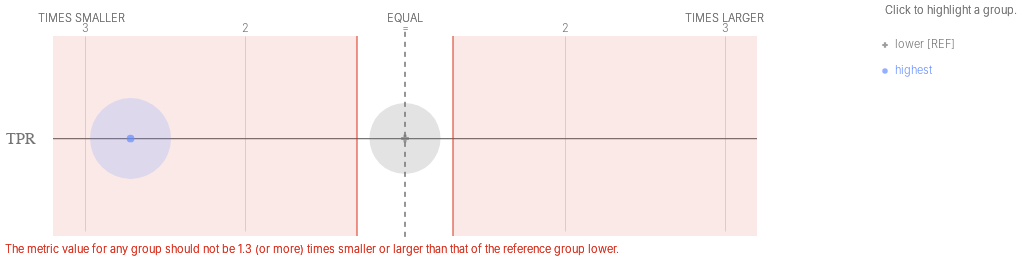

Notebook code cell kept with this figure:
### Code cell
ap.disparities(bdf, metrics, 'poverty_level', fairness_threshold = 1.30)

### Figure 1 — Vega-Lite specification as saved in the notebook (floating-point values rounded to 4 significant figures)
{"config": {"view": {"continuousWidth": 400, "continuousHeight": 300, "strokeWidth": 0}, "axisLeft": {"labelColor": "rgb(117,117,117)", "labelFont": "Helvetica", "labelFontSize": 16}}, "layer": [{"data": {"name": "data-b3bcfd1decd67fb31f95ea5e1bcd9e64"}, "mark": {"type": "rule", "stroke": "rgb(117,117,117)", "strokeWidth": 1.25, "tooltip": ""}, "encoding": {"x": {"type": "quantitative", "field": "x", "scale": {"domain": [-2, 2], "range": [80.0, 720.0]}}, "x2": {"field": "x2"}, "y": {"type": "nominal", "axis": {"domain": false, "labelAngle": 0, "labelPadding": -30, "orient": "left", "ticks": false, "title": ""}, "field": "metric", "scale": {"domain": ["TPR"], "range": [30, 225.0]}}}}, {"data": {"name": "data-79dd248bdaa0ea02c535240e8ad022c8"}, "mark": {"type": "rule", "stroke": "rgb(117,117,117)", "strokeDash": [5, 5], "strokeWidth": 1}, "encoding": {"tooltip": {"value": "lower [REF]"}, "x": {"value": 400.0}, "y": {"value": 20.83}, "y2": {"value": 229.2}}}, {"data": {"name": "data-bf3bbf11504879c3d6556966f4853596"}, "mark": {"type": "text", "align": "center", "color": "rgb(117,117,117)", "font": "Helvetica", "fontSize": 11, "fontWeight": 300, "tooltip": ""}, "encoding": {"text": {"type": "nominal", "field": "label"}, "x": {"type": "quantitative", "field": "value", "scale": {"domain": [-2, 2], "range": [80.0, 720.0]}}, "y": {"value": 17.5}}}, {"layer": [{"mark": {"type": "text", "align": "right", "fill": "rgb(117,117,117)", "font": "Helvetica", "fontSize": 11, "fontWeight": 300, "tooltip": ""}, "encoding": {"text": {"value": "TIMES SMALLER"}, "x": {"value": 120.0}, "y": {"value": 7.5}}}, {"mark": {"type": "text", "align": "left", "fill": "rgb(117,117,117)", "font": "Helvetica", "fontSize": 11, "fontWeight": 300, "tooltip": ""}, "encoding": {"text": {"value": "TIMES LARGER"}, "x": {"value": 680.0}, "y": {"value": 7.5}}}, {"mark": {"type": "text", "align": "center", "fill": "rgb(117,117,117)", "font": "Helvetica", "fontSize": 11, "fontWeight": 300, "tooltip": ""}, "encoding": {"text": {"value": "EQUAL"}, "x": {"value": 400.0}, "y": {"value": 7.5}}}], "data": {"name": "data-79dd248bdaa0ea02c535240e8ad022c8"}}, {"layer": [{"mark": {"type": "rule", "opacity": 0.8, "stroke": "rgb(217, 46, 28)", "strokeWidth": 1.25, "tooltip": ""}, "encoding": {"x": {"type": "quantitative", "field": "min", "scale": {"domain": [-2, 2], "range": [80.0, 720.0]}}, "y": {"value": 25.0}, "y2": {"value": 225.0}}}, {"mark": {"type": "rule", "opacity": 0.8, "stroke": "rgb(217, 46, 28)", "strokeWidth": 1.25, "tooltip": ""}, "encoding": {"x": {"type": "quantitative", "field": "max", "scale": {"domain": [-2, 2], "range": [80.0, 720.0]}}, "y": {"value": 25.0}, "y2": {"value": 225.0}}}, {"layer": [{"mark": {"type": "rect", "fill": "rgb(217, 46, 28)", "opacity": 0.1, "tooltip": ""}, "encoding": {"x": {"type": "quantitative", "field": "min", "scale": {"domain": [-2, 2], "range": [80.0, 720.0]}}, "x2": {"field": "lower_end"}, "y": {"value": 25.0}, "y2": {"value": 225.0}}}, {"mark": {"type": "rect", "fill": "rgb(217, 46, 28)", "opacity": 0.1, "tooltip": ""}, "encoding": {"x": {"type": "quantitative", "field": "max", "scale": {"domain": [-2, 2], "range": [80.0, 720.0]}}, "x2": {"field": "upper_end"}, "y": {"value": 25.0}, "y2": {"value": 225.0}}}]}, {"data": {"name": "data-79dd248bdaa0ea02c535240e8ad022c8"}, "mark": {"type": "text", "align": "left", "baseline": "top", "fill": "rgb(217, 46, 28)", "font": "Helvetica", "fontSize": 11, "fontWeight": 300, "tooltip": ""}, "encoding": {"text": {"value": "The metric value for any group should not be 1.3 (or more) times smaller or larger than that of the reference group lower."}, "x": {"value": 0}, "y": {"value": 233.3}}}], "data": {"name": "data-b643063563633c31a45d634da5f365b2"}}, {"layer": [{"mark": "circle"}, {"data": {"name": "data-51b8003dc85d49711ca36fabda1ba077"}, "mark": {"type": "circle", "opacity": 0.2}, "encoding": {"color": {"condition": {"type": "nominal", "field": "attribute_value", "legend": null, "scale": {"domain": ["lower", "highest"], "range": ["rgb(117,117,117)", "rgb(100, 143, 255)", "rgb(254, 97, 0)", "rgb(220, 38, 127)", "rgb(255, 176, 0)", "rgb(120, 94, 240)"]}, "selection": "selector065"}, "value": "rgb(224,224,224)"}, "size": {"type": "quantitative", "field": "group_size", "legend": null, "scale": {"domain": [0, 11970.0], "range": [0, 7854.0]}}, "tooltip": [{"type": "nominal", "field": "attribute_value", "title": "Group"}, {"type": "nominal", "field": "tooltip_group_size", "title": "Group Size"}, {"type": "nominal", "field": "tooltip_disparity_explanation_tpr", "title": "Disparity"}, {"type": "quantitative", "field": "tpr", "format": ".2f", "title": "TPR"}], "x": {"type": "quantitative", "axis": {"domain": false, "labels": false, "ticks": false, "title": null, "values": [-2, -1, 1, 2]}, "field": "tpr_disparity_scaled", "scale": {"domain": [-2, 2], "range": [80.0, 720.0]}}, "y": {"type": "nominal", "axis": {"domain": false, "grid": false, "labels": false, "ticks": false, "title": " "}, "field": "metric_variable", "scale": {"domain": ["TPR"], "range": [30, 225.0]}}}, "selection": {"selector067": {"type": "multi", "empty": "all", "fields": ["attribute_value"]}}, "transform": [{"calculate": "'TPR'", "as": "metric_variable"}]}, {"layer": [{"mark": "point"}, {"data": {"name": "data-51b8003dc85d49711ca36fabda1ba077"}, "mark": {"type": "point", "filled": true, "size": 60}, "encoding": {"color": {"condition": {"type": "nominal", "field": "attribute_value", "legend": null, "scale": {"domain": ["lower", "highest"], "range": ["rgb(117,117,117)", "rgb(100, 143, 255)", "rgb(254, 97, 0)", "rgb(220, 38, 127)", "rgb(255, 176, 0)", "rgb(120, 94, 240)"]}, "selection": "selector065"}, "value": "rgb(224,224,224)"}, "shape": {"type": "nominal", "field": "attribute_value", "legend": null, "scale": {"domain": ["lower", "highest"], "range": ["cross", "circle"]}}, "tooltip": [{"type": "nominal", "field": "attribute_value", "title": "Group"}, {"type": "nominal", "field": "tooltip_group_size", "title": "Group Size"}, {"type": "nominal", "field": "tooltip_disparity_explanation_tpr", "title": "Disparity"}, {"type": "quantitative", "field": "tpr", "format": ".2f", "title": "TPR"}], "x": {"type": "quantitative", "axis": {"domain": false, "labels": false, "ticks": false, "title": null, "values": [-2, -1, 1, 2]}, "field": "tpr_disparity_scaled", "scale": {"domain": [-2, 2], "range": [80.0, 720.0]}}, "y": {"type": "nominal", "axis": {"domain": false, "grid": false, "labels": false, "ticks": false, "title": " "}, "field": "metric_variable", "scale": {"domain": ["TPR"], "range": [30, 225.0]}}}, "selection": {"selector066": {"type": "multi", "empty": "all", "fields": ["attribute_value"]}}, "transform": [{"calculate": "'TPR'", "as": "metric_variable"}]}]}]}, {"layer": [{"mark": {"type": "point", "filled": true, "tooltip": ""}, "encoding": {"color": {"condition": {"type": "nominal", "field": "attribute_value", "legend": null, "scale": {"domain": ["lower", "highest"], "range": ["rgb(117,117,117)", "rgb(100, 143, 255)", "rgb(254, 97, 0)", "rgb(220, 38, 127)", "rgb(255, 176, 0)", "rgb(120, 94, 240)"]}, "selection": "selector065"}, "value": "rgb(224,224,224)"}, "shape": {"type": "nominal", "field": "attribute_value", "legend": null, "scale": {"domain": ["lower", "highest"], "range": ["cross", "circle"]}}, "x": {"value": 880.0}, "y": {"type": "nominal", "axis": {"domain": false, "grid": false, "labels": false, "ticks": false, "title": " "}, "field": "attribute_value", "scale": {"domain": ["lower", "highest"], "range": [21, 73]}}}, "selection": {"selector065": {"type": "multi", "empty": "all", "fields": ["attribute_value"]}}}, {"mark": {"type": "text", "align": "left", "baseline": "middle", "font": "Helvetica", "fontSize": 11, "fontWeight": 300, "tooltip": ""}, "encoding": {"color": {"condition": {"type": "nominal", "field": "attribute_value", "legend": null, "scale": {"domain": ["lower", "highest"], "range": ["rgb(117,117,117)", "rgb(100, 143, 255)", "rgb(254, 97, 0)", "rgb(220, 38, 127)", "rgb(255, 176, 0)", "rgb(120, 94, 240)"]}, "selection": "selector065"}, "value": "rgb(224,224,224)"}, "text": {"type": "nominal", "field": "label"}, "x": {"value": 890.0}, "y": {"type": "nominal", "axis": {"domain": false, "grid": false, "labels": false, "ticks": false, "title": " "}, "field": "attribute_value", "scale": {"domain": ["lower", "highest"], "range": [21, 73]}}}, "selection": {"selector068": {"type": "multi", "empty": "all", "fields": ["attribute_value"]}}}, {"data": {"name": "data-79dd248bdaa0ea02c535240e8ad022c8"}, "mark": {"type": "text", "align": "left", "baseline": "middle", "color": "rgb(117,117,117)", "font": "Helvetica", "fontSize": 11, "fontWeight": 300, "tooltip": ""}, "encoding": {"text": {"value": "Click to highlight a group."}, "x": {"value": 880.0}, "y": {"value": 0}}}], "data": {"name": "data-a5ebce136adcce28635ff1807ca7d132"}}], "height": 250, "resolve": {"scale": {"size": "independent", "y": "independent"}}, "width": 800, "$schema": "https://vega.github.io/schema/vega-lite/v4.8.1.json", "datasets": {"data-b3bcfd1decd67fb31f95ea5e1bcd9e64": [{"metric": "TPR", "x": -2.2, "x2": 2.2}], "data-79dd248bdaa0ea02c535240e8ad022c8": [{"a": 1, "b": 0}, {"a": 1, "b": 0}], "data-bf3bbf11504879c3d6556966f4853596": [{"value": -2, "label": 3}, {"value": -1, "label": 2}, {"value": 0, "label": "="}, {"value": 1, "label": 2}, {"value": 2, "label": 3}], "data-b643063563633c31a45d634da5f365b2": [{"min": -0.3, "max": 0.3, "lower_end": -2.2, "upper_end": 2.2}], "data-51b8003dc85d49711ca36fabda1ba077": [{"attribute_name": "poverty_level", "attribute_value": "highest", "group_size": 9973, "total_entities": 17677, "tpr": 0.05077, "tpr_disparity": 0.3683, "tpr_disparity_scaled": -1.715, "tooltip_group_size": "9,973 (56.42%)", "tooltip_disparity_explanation_tpr": "2.72 times smaller TPR than the reference group"}, {"attribute_name": "poverty_level", "attribute_value": "lower", "group_size": 7704, "total_entities": 17677, "tpr": 0.1379, "tpr_disparity": 1.0, "tpr_disparity_scaled": 0.0, "tooltip_group_size": "7,704 (43.58%)", "tooltip_disparity_explanation_tpr": "Reference group"}], "data-a5ebce136adcce28635ff1807ca7d132": [{"attribute_value": "lower", "label": "lower [REF]"}, {"attribute_value": "highest", "label": "highest"}]}}
